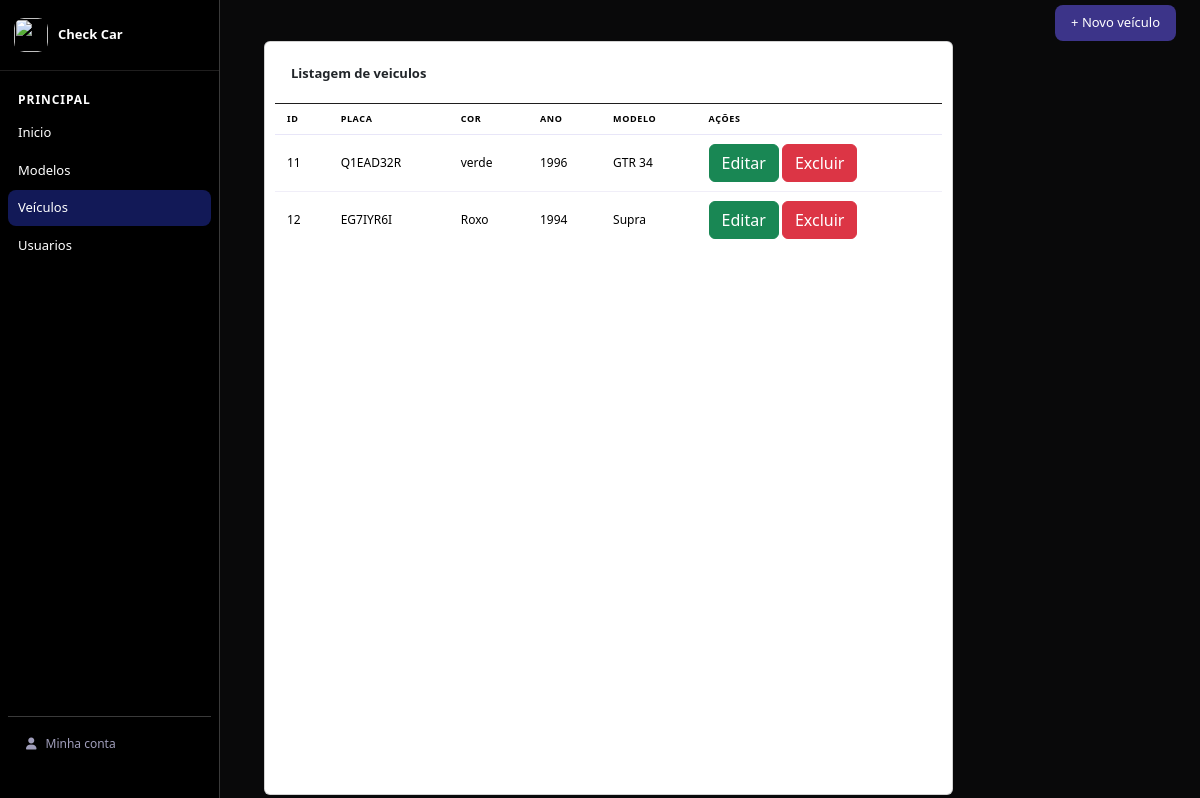
Screenshot of /Sistema/index.php?page=home&view=cad-vei (signed in) with the database file from the repository.
### tables this page shows
CREATE TABLE `veiculos` (
  `id` int(10) UNSIGNED NOT NULL,
  `placa` varchar(10) NOT NULL,
  `cor` varchar(50) NOT NULL,
  `ano` int(11) NOT NULL,
  `modelo_id` int(10) UNSIGNED NOT NULL
);

CREATE TABLE `modelos` (
  `id` int(10) UNSIGNED NOT NULL,
  `nome` varchar(100) NOT NULL,
  `marca` varchar(100) NOT NULL
);

### Sistema/pages/cad-veiculo/cad-vei.php (the view, shortened to what this page needs)
<div class="lista-model">
    <main class="cards">
        <header>
            <nav class="navag">
                <div class="nav-right">
                    <button class="btn-novo" id="abrir">+ Novo veículo</button>
                </div>
            </nav>
        </header>
        <?php
      $sql = "SELECT
            veiculos.*,
            modelos.nome AS modelos
        FROM veiculos
        INNER JOIN modelos
            ON veiculos.modelo_id = modelos.id";
        $res = $conn->query($sql);
        $qtd = $res->num_rows;
        if ($qtd > 0) {
            print "<div class='dash-grid'>";
            print "<div class='card'>";
            print "<div class='card-head'><span class='card-title'>Listagem de veiculos</span></div>";
            print "<div class='tbl-wrap'>";
            print "<table>";
            print "<thead>
            <tr>
            <th>Id</th>
            <th>Placa</th>
            <th>Cor</th>
            <th>Ano</th>
            <th>Modelo</th>
            <th>Ações</th>
            </tr>
            </thead>";
            print "<tbody>";
            while ($row = $res->fetch_object()) {
                print "<tr>";
                print "<td class='bold'>" . $row->id . "</td>";
                print "<td><span>" . htmlspecialchars($row->placa) . "</span></td>";
                print "<td><span>" . htmlspecialchars($row->cor) . "</span></td>";
                print "<td><span>" . htmlspecialchars($row->ano) . "</span></td>";
                print "<td><span>" . htmlspecialchars($row->modelos) . "</span></td>";
                print "<td>
                    <button class='btn btn-success btn-editar' type='button' data-id='" . $row->id . "'>Editar</button>
                    <button onclick=\"if (confirm('Tem certeza que deseja excluir?')) {
                        location.href='index.php?page=config-vei&acao=excluir&id=" . $row->id . "';
                    }\" class='btn btn-danger'>Excluir</button>
                </td>";
                print "</tr>";
            }
            print "</tbody></table></div></div></div>";
        } else {
            print "<p class='p'>Nenhum veículo cadastrado.</p>";
        }
        ?>
    </main>
</div>

### Sistema/style.css (style rules this page uses)
body { height: 102vh; background: #050505; background: -webkit-linear-gradient(158deg, rgba(5, 5, 5, 1) 0%, #6b0711 0%, rgba(8, 10, 8, 1) 70%); background: -moz-linear-gradient(158deg, rgba(5, 5, 5, 1) 0%, rgba(107, 7, 17, 1) 0%, rgba(8, 10, 8, 1) 70%); background: linear-gradient(158deg, rgba(5, 5, 5, 1) 0%, rgba(107, 7, 17, 1) 0%, rgba(8, 10, 8, 1) 70%); filter: progid:DXImageTransform.Microsoft.gradient(startColorstr="#050505", endColorstr="#080A08", GradientType=0); }

### Sistema/assets/styles/home.css (style rules this page uses)
* { margin: 0; padding: 0; box-sizing: border-box; }
html, body { width: 100%; height: 100%; overflow: hidden; background: #111827; font-family: Arial, Helvetica, sans-serif; }
table { width: 100%; border-collapse: collapse; font-size: 12px; }
thead th { padding: 8px 12px; text-align: left; font-size: 9px; font-weight: 600; color: #9ca3af; text-transform: uppercase; letter-spacing: 0.07em; border-bottom: 1px solid #e8e6f8; }
tbody td { padding: 9px 12px; border-bottom: 1px solid #3a3a3a; color: #e5e7eb; vertical-align: middle; }
tbody tr:last-child td { border-bottom: none; }
.bold { font-weight: 500; }

### Sistema/assets/styles/cad-model.css (style rules this page uses)
.nav-right { display: flex; flex-direction: row-reverse; }
#abrir { display: inline-flex; align-items: center; gap: 6px; background: #3c3489; border: none; border-radius: 8px; padding: 8px 16px; font-size: 13px; font-weight: 500; color: #fff; cursor: pointer; font-family: inherit; transition: background 0.15s; white-space: nowrap; }
.lista-model { display: flex; flex-direction: column; flex: 1; overflow: hidden; background: #f0eff7; height: 93vh; }
.dash-grid { display: grid; grid-template-columns: 1fr 200px; gap: 14px; flex: 1; }
.card { background: #292929; border: 1px solid #e8e6f8; border-radius: 12px; overflow: hidden; }
.card-head { padding: 12px 16px; display: flex; align-items: center; justify-content: space-between; border-bottom: 1px solid #292929; }
.card-title { font-size: 13px; font-weight: 600; color: #A09EBB; }
table { width: 100%; border-collapse: collapse; font-size: 12px; }
thead th { padding: 8px 12px; text-align: left; font-size: 9px; font-weight: 600; color: #000000; text-transform: uppercase; letter-spacing: 0.07em; border-bottom: 1px solid #e8e6f8; }
tbody td { padding: 9px 12px; border-bottom: 1px solid #f0eef8; color: #000000; vertical-align: middle; }

### Sistema/assets/styles/cad-vei.css (style rules this page uses)
.nav-right { display: flex; flex-direction: row-reverse; }
#abrir { display: inline-flex; align-items: center; gap: 6px; background: #3c3489; border: none; border-radius: 8px; padding: 8px 16px; font-size: 13px; font-weight: 500; color: #fff; cursor: pointer; font-family: inherit; transition: background 0.15s; white-space: nowrap; }
.lista-model { display: flex; flex-direction: column; flex: 1; overflow: hidden; background: #f0eff7; height: 93vh; }
.cards { flex: 1; padding: 5px 24px; background: #000000f5; overflow-y: auto; display: flex; flex-direction: column; gap: 0px; height: 80vh; }
.card { padding: 10px; }
.dash-grid { display: grid; grid-template-columns: 1fr 200px; gap: 14px; flex: 1; }
.card { background: #292929; border: 1px solid #e8e6f8; border-radius: 12px; overflow: hidden; }
.card-head { padding: 12px 16px; display: flex; align-items: center; justify-content: space-between; border-bottom: 1px solid #292929; }
.card-title { font-size: 13px; font-weight: 600; color: #A09EBB; }
table { width: 100%; border-collapse: collapse; font-size: 12px; }
thead th { padding: 8px 12px; text-align: left; font-size: 9px; font-weight: 600; color: #000000; text-transform: uppercase; letter-spacing: 0.07em; border-bottom: 1px solid #e8e6f8; }
tbody td { padding: 9px 12px; border-bottom: 1px solid #f0eef8; color: #000000; vertical-align: middle; }

### Sistema/pages/home/home.php (style rules this page uses)
.card { background: #292929; border: 1px solid #e8e6f8; border-radius: 12px; overflow: hidden; margin-left: 20px; width: 96%; }
.card-head { padding: 12px 16px; display: flex; align-items: center; justify-content: space-between; border-bottom: 1px solid #1f1e1e; }
.card-title { font-size: 13px; font-weight: 600; color: #A09EBB; }
.tbl-wrap { overflow-x: auto; }

### rows the page displays
veiculos: id "11", placa "Q1EAD32R", cor "verde", ano "1996", modelo.nome "GTR 34"
veiculos: id "12", placa "EG7IYR6I", cor "Roxo", ano "1994", modelo.nome "Supra"
